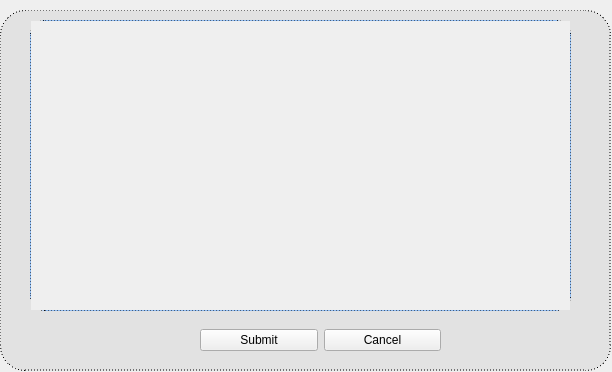
<?xml version="1.0" encoding="UTF-8"?>
<ui version="4.0">
 <class>Form</class>
 <widget class="QWidget" name="Form">
  <property name="geometry">
   <rect>
    <x>0</x>
    <y>0</y>
    <width>612</width>
    <height>372</height>
   </rect>
  </property>
  <property name="windowTitle">
   <string>Form</string>
  </property>
  <widget class="QWidget" name="entrycreator" native="true">
   <property name="geometry">
    <rect>
     <x>0</x>
     <y>10</y>
     <width>611</width>
     <height>361</height>
    </rect>
   </property>
   <property name="styleSheet">
    <string notr="true">QWidget#entrycreator{
border-radius:25px;
background-color: rgb(226, 226, 226);
border: 1px dotted;

}</string>
   </property>
   <widget class="QScrollArea" name="scrollArea">
    <property name="geometry">
     <rect>
      <x>30</x>
      <y>10</y>
      <width>541</width>
      <height>291</height>
     </rect>
    </property>
    <property name="styleSheet">
     <string notr="true">QScrollArea#scrollArea{
border-radius:15px;
background-color: rgb(56, 146, 255);

border: 1px dotted;
}</string>
    </property>
    <property name="widgetResizable">
     <bool>true</bool>
    </property>
    <widget class="QWidget" name="scrollAreaWidgetContents">
     <property name="geometry">
      <rect>
       <x>0</x>
       <y>0</y>
       <width>539</width>
       <height>289</height>
      </rect>
     </property>
    </widget>
   </widget>
   <widget class="QWidget" name="layoutWidget">
    <property name="geometry">
     <rect>
      <x>200</x>
      <y>310</y>
      <width>241</width>
      <height>41</height>
     </rect>
    </property>
    <layout class="QHBoxLayout" name="horizontalLayout">
     <item>
      <widget class="QPushButton" name="pushButton">
       <property name="styleSheet">
        <string notr="true">font: 14pt &quot;MS Shell Dlg 2&quot;;
</string>
       </property>
       <property name="text">
        <string>Submit</string>
       </property>
      </widget>
     </item>
     <item>
      <widget class="QPushButton" name="pushButton_2">
       <property name="styleSheet">
        <string notr="true">font: 14pt &quot;MS Shell Dlg 2&quot;;
</string>
       </property>
       <property name="text">
        <string>Cancel</string>
       </property>
      </widget>
     </item>
    </layout>
   </widget>
  </widget>
 </widget>
 <resources/>
 <connections>
  <connection>
   <sender>pushButton_2</sender>
   <signal>clicked()</signal>
   <receiver>entrycreator</receiver>
   <slot>close()</slot>
   <hints>
    <hint type="sourcelabel">
     <x>412</x>
     <y>328</y>
    </hint>
    <hint type="destinationlabel">
     <x>416</x>
     <y>358</y>
    </hint>
   </hints>
  </connection>
 </connections>
</ui>
